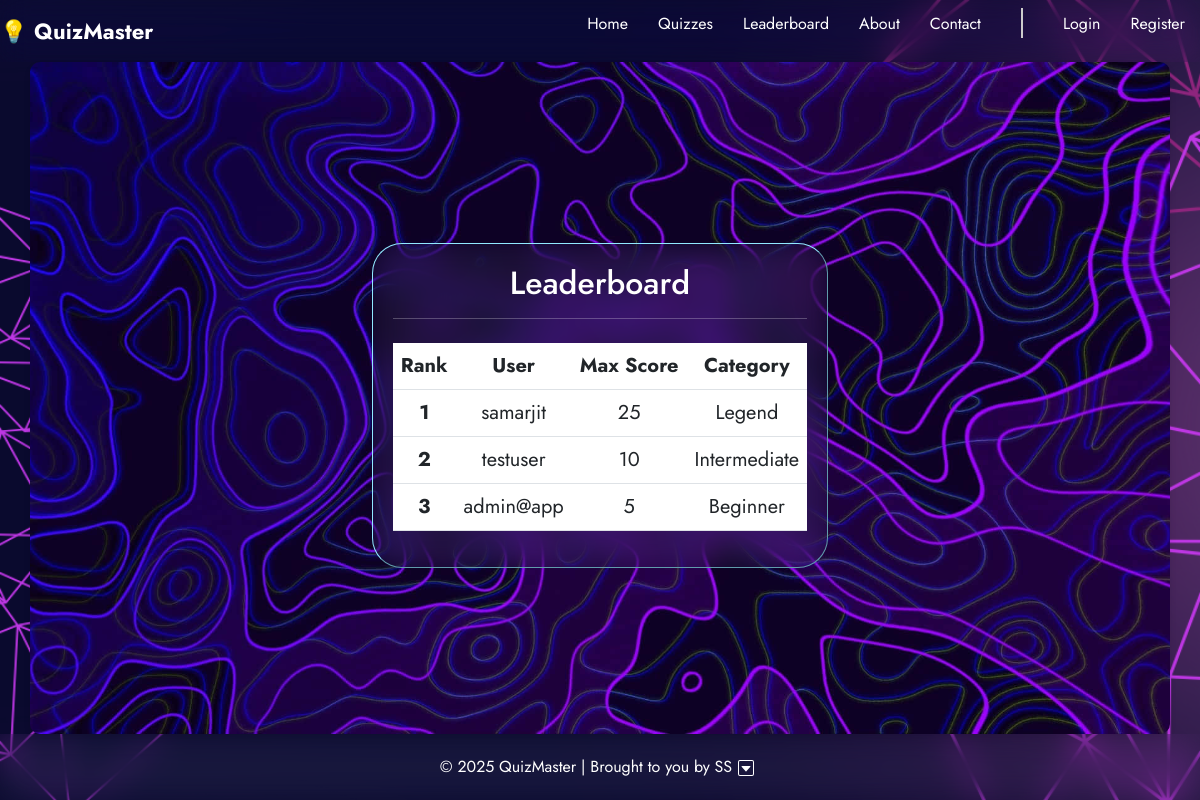
The page /leaderboard on the database as committed earlier.
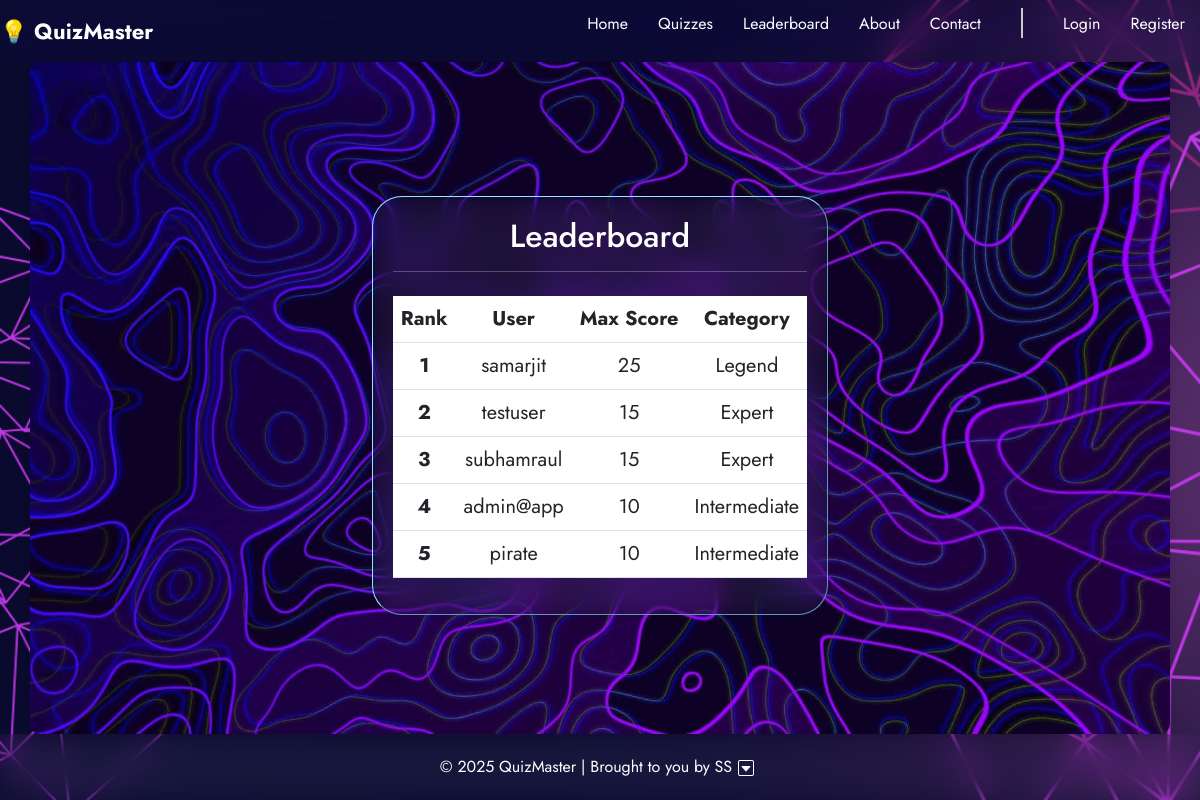
The same page on the database as committed later.
### app/models.py (models this page shows, shortened)
class User(db.Model,UserMixin):
    id=db.Column(db.Integer,primary_key=True)
    username=db.Column(db.String(20),unique=True,nullable=False)
    email=db.Column(db.String(),unique=True, nullable=False)
    pro_img=db.Column(db.String(),nullable=False,default='default.png')
    password=db.Column(db.String(10),nullable=False)
    max_score=db.Column(db.Integer,nullable=False,default=0)
    category=db.Column(db.String(),nullable=False,default='Starter')

### app/quiz/routes.py (the view)
@login_required
@quiz.route("/leaderboard")
def ldb():
    user_lst=User.query.all()
    user_lst=sorted(user_lst,key=lambda tup:tup.max_score,reverse=True)
    return render_template('leaderboard.html', title="Leaderboard",user_lst=user_lst)

### app/templates/leaderboard.html (shortened to what this page needs)
{% extends "layout.html" %}
        {% block content %}
            <div class="inner_cont1">
                <h2>Leaderboard</h2>
                <hr>
                    <table class="table table-hover mt-4 fs-5">
                        <thead>
                            <tr>
                                <th scope="col">Rank</th>
                                <th scope="col">User</th>
                                <th scope="col">Max Score</th>
                                <th scope="col">Category</th>
                            </tr>
                        </thead>
                        {% for user in user_lst %}
                            <tbody>
                                <tr>
                                    <th scope="row">{{loop.index}}</th>
                                    <td>{{user.username}}</td>
                                    <td>{{user.max_score}}</td>
                                    <td>{{user.category}}</td>
                                </tr>
                            </tbody>
                        {%endfor%}
                    </table>
            </div>
        {% endblock %}

### app/templates/layout.html (shortened to what this page needs)
<!DOCTYPE html>
<html lang="en">
<head>
    <link rel="stylesheet" href="{{ url_for('static', filename='styles.css') }}">
    <link href="https://cdn.jsdelivr.net/npm/bootstrap@5.3.0/dist/css/bootstrap.min.css" rel="stylesheet">
</head>
<body>
    <nav class="navbar">
        <div class="logo"> 💡 QuizMaster </div>
        <ul class="nav-links">
            <li><a href="{{ url_for('main.home') }}">Home</a></li>
            <li><a href=" {{ url_for('quiz.choose_category')}}">Quizzes</a></li>
            <li><a href="{{ url_for('quiz.ldb')}}">Leaderboard</a></li>
            <li><a href="{{url_for('main.about')}}">About</a></li>
            <li><a href="{{url_for('main.contact')}}">Contact</a></li>
            <li><div class="divider"></div></li>
            {% if current_user.is_authenticated %}
                <li><a href="{{url_for('users.profile')}}">{{ current_user.username}}</a></li>
                <li><a href="{{url_for('users.logout')}}">Logout</a></li>
            {% else %}
                <li><a href="{{ url_for('users.login') }}">Login</a></li>
                <li><a href="{{ url_for('users.register') }}">Register</a></li>
            {% endif %}
        </ul>
    </nav>
    <main class="container">
        {% block content %}{% endblock %}
    </main>
    <footer class="footer">
        <div class="footer-header">
            <p style="margin: 0px;">&copy; 2025 QuizMaster | Brought to you by SS </p>
            <button class="toggle-footer-menu">
            </button>
        </div>
    </footer>
</body>
</html>

### app/static/styles.css (style rules this page uses)
body, html { overflow: auto; height: 100%; }
body { font-family: Arial, sans-serif; margin: 0; padding: 0; background: linear-gradient(135deg, #f5f7fa, #c3cfe2); display: flex; flex-direction: column; min-height: 100vh; background-image: url('bg.png'); background-size: cover; background-position: center; color: rgb(187, 249, 255); position: relative; }
.navbar { display: flex; justify-content: space-between; font-family: "Jost", sans-serif; font-size: 20px; align-items: center; backdrop-filter:blur(15px) saturate(120%); padding: 15px 20px; color: white; text-align: center; }
.navbar .logo { font-size: 22px; color: white; font-weight: bold; }
.nav-links { list-style: none; padding: 0; display: flex; }
.nav-links li { margin: 0 15px; }
.nav-links a { color: white; text-decoration: none; font-size: 16px; transition: 0.3s; }
.container { margin: auto; padding: 20px; font-family: Jost, sans-serif; border-radius: 10px; box-shadow: 0px 4px 6px rgba(0, 0, 0, 0.1); flex-grow: 1; background-image: url('bg1.jpg'); background-blend-mode: overlay; background-size: cover; background-position: center; background-repeat: no-repeat; color: rgb(255, 255, 255); position: relative; display: flex; flex-direction: column; justify-content: center; align-items: center; height: 100vh; text-align: center; }
.footer { color: white; text-align: center; position: sticky; bottom: 0; width: 100%; padding: 10px; backdrop-filter: saturate(150%) blur(15px) brightness(80%) contrast(87%); }
.footer-header { display: flex; justify-content: center; align-items: center; flex-wrap: wrap; padding: 10px 20px; font-family: Jost, sans-serif; }
.toggle-footer-menu { background: none; border: none; color: white; font-size: 16px; cursor: pointer; }
.inner_cont1 { backdrop-filter: saturate(150%) blur(15px) brightness(80%) contrast(87%); border-radius: 30px; padding: 20px; border-style:outset; border-color: rgb(144, 233, 255); border-width: 0.5px; width: auto ; height:auto; }
.divider { border-left: 2px solid #ccc; height: 30px; margin: 0 10px; }

Rows that differ between the two databases and show on the page:
changed User "testuser": max_score "10" → "15"; category "Intermediate" → "Expert"
added User: username "subhamraul", max_score "15", category "Expert"
changed User "admin@app": max_score "5" → "10"; category "Beginner" → "Intermediate"
added User: username "pirate", max_score "10", category "Intermediate"
